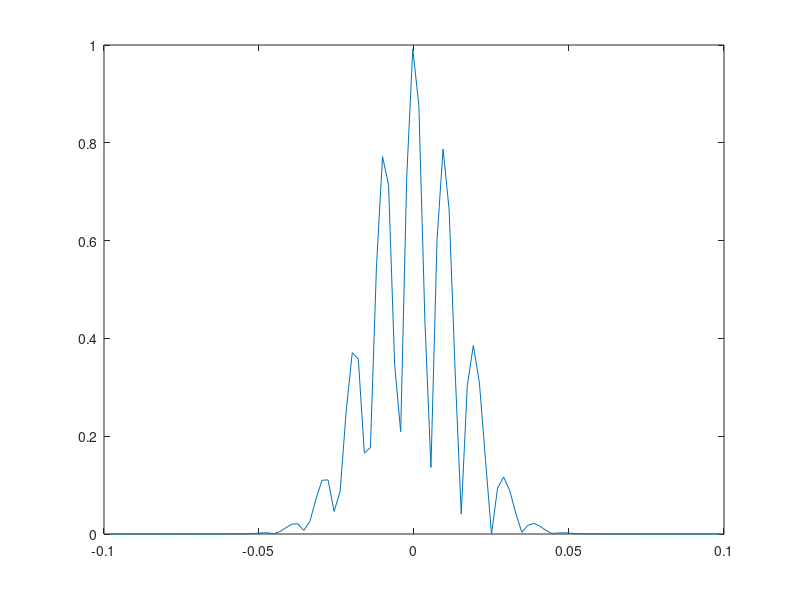

Write the MATLAB code that produced this figure. (Note: this script raises an error after producing the figure.)
%% -- Example Usage of gsm1d function (initial testing phase)

clear all
fs = 512;
t = [-(0.1-1/fs):1/fs:0.1];
%t = [-(2-1/fs):1/fs:2];
N = length(t)
%x = rectpuls(t,1);
x = exp(-(t/0.02).^2).*cos(100*pi*t).*exp(3*1i*pi*t); % Function Taken from Liang's work
figure(1)
plot(t,abs(x))

alpha = 0.125;
a = cos(alpha*pi/2);
b = sin(alpha*pi/2);
c = -sin(alpha*pi/2);
d = cos(alpha*pi/2);

% Apply Ding's Sampling theorem to samples in output domain
y = fs*abs(b)/length(t)*((0:length(t)-1) - length(t)/2);

% T = transform(length(t),a,b,d,1/fs,fs*(abs(b))/length(t));
% V = x*T;
U = direct_method1d(x,1/fs, a, b, c, d);
X = algorithm3(x,1/fs, a, b, c, d);
figure(2)
plot(y, abs(X))
title('LCT Magnitude SM')
% figure(3)
% plot(y, abs(V))
% title('LCT Magnitude N-Squared')
figure(4)
plot(y, abs(U))
title('LCT Magnitude DM')
% figure(5)
% plot(y, (abs(U))./(abs(V)))
% title('LCT Magnitude DM / N-Squared')
